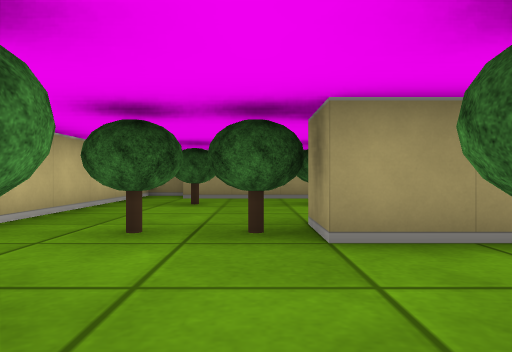
View 1 (above)

16 first-person views from a walk through a cub3D level. The camera is about half as high as the walls, looks level and sees 70° across. The floor is counted in squares. Each view is taken from the middle of a square. On the plan, view 1 faces up. The plan holds only what a view shows up to about 9 squares ahead; the rest is blank. The place goes on beyond the plan.

View 2
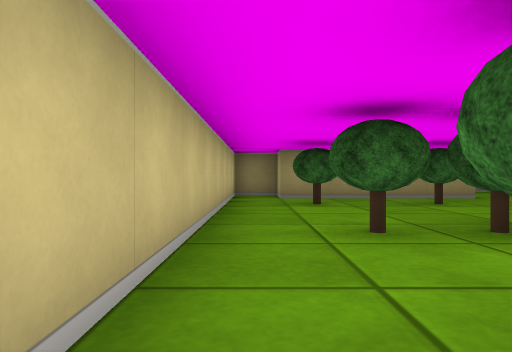

View 3
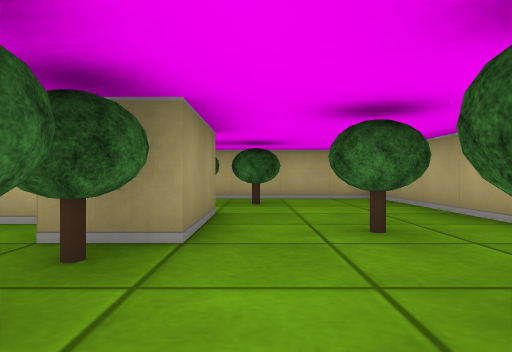

View 4
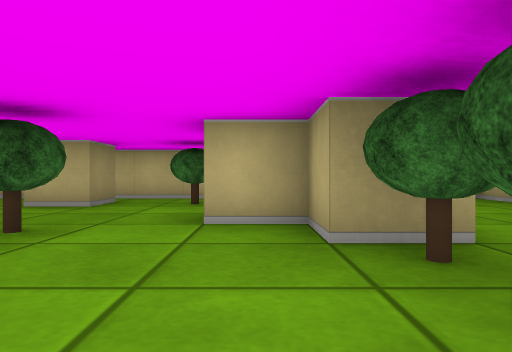

View 5
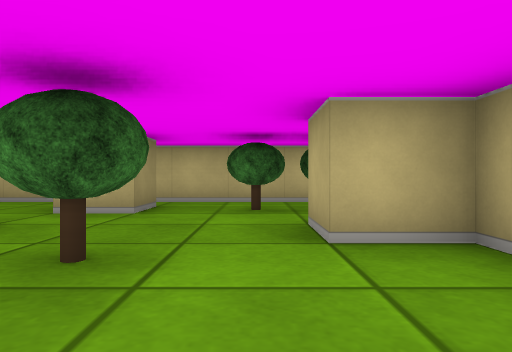

View 6
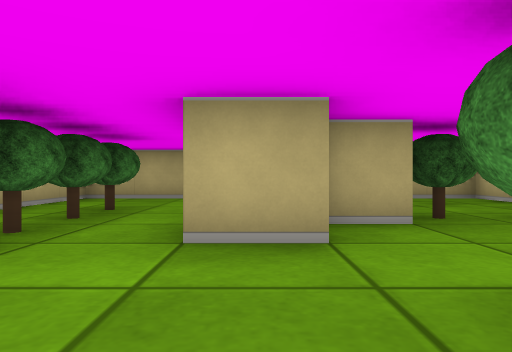

View 7
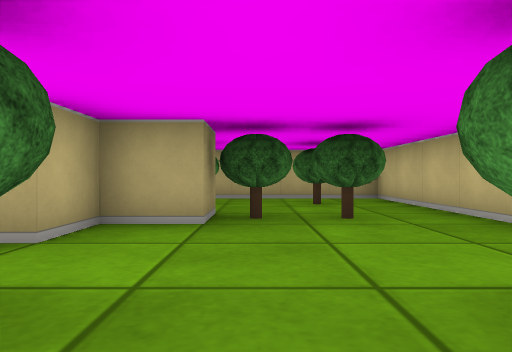

View 8
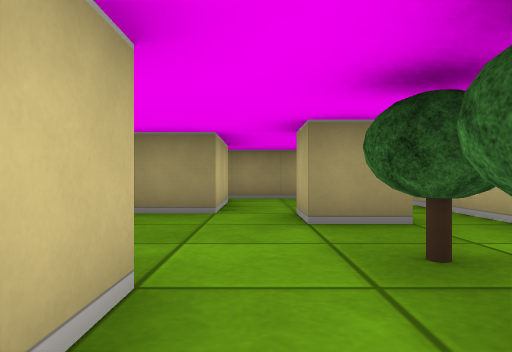

View 9
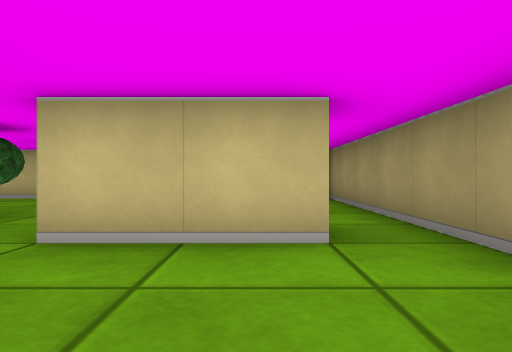

View 10
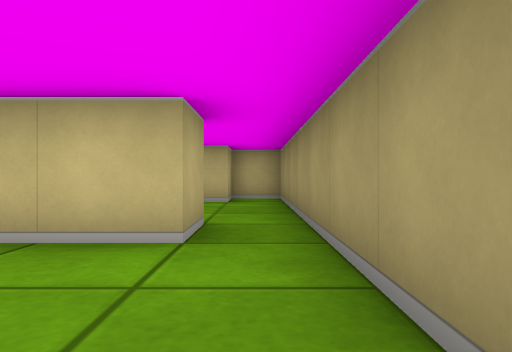

View 11
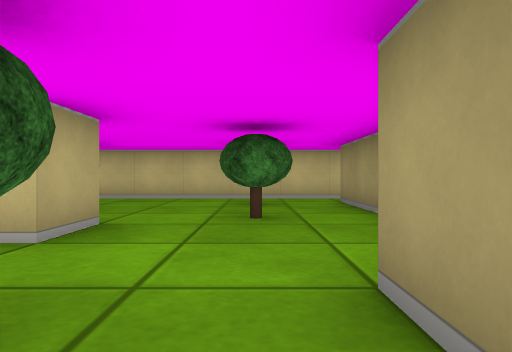

View 12
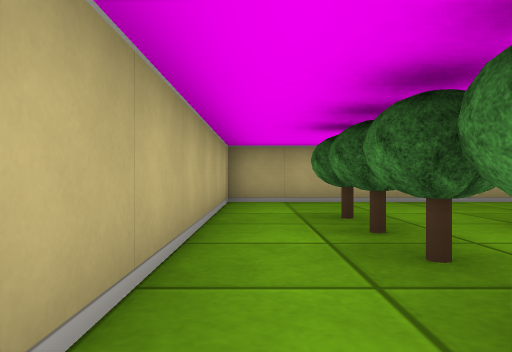

View 13
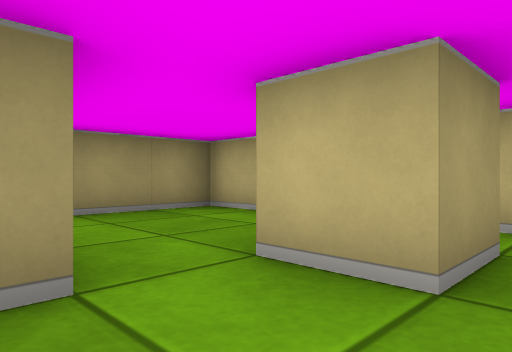

View 14
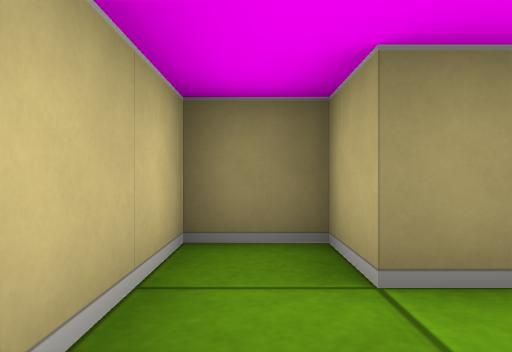

View 15
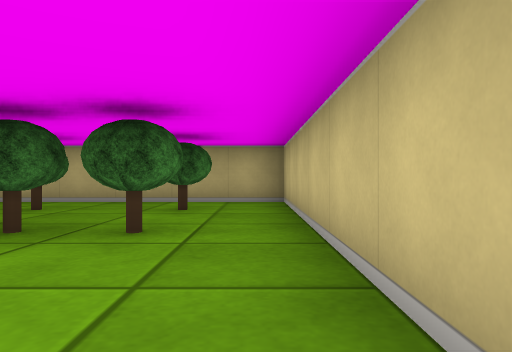

View 16
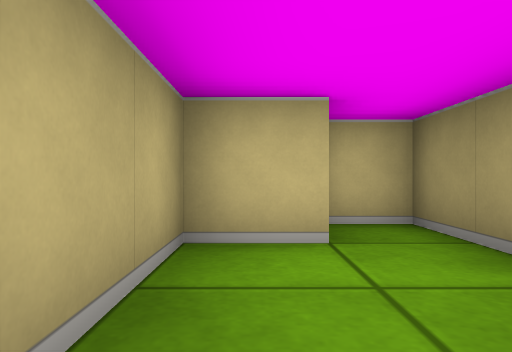

### Floor plan
Points are (right, up) in squares from view 1. A wall is a line through its corners. A room is listed if a view was taken in it or the views show most of it. See-through windows are left out.
Room 1 (views 1, 2, 3, 4, 5, 6, 7, 8, 9, 10, 11, 12, 13, 14, 15)
walls: (2.5, 2.5) (0.5, 2.5) (0.5, 3.5) (1.5, 3.5) (1.5, 4.5) (2.5, 4.5) (2.5, 3.6); (4.5, 6.5) (3.5, 6.5) (3.5, 7.5); (2.5, 9.5) (2.5, 7.5) (-1.5, 7.5) (-1.5, 8.5) (-2.5, 8.5) (-2.5, -0.5) (5.5, -0.5) (5.5, 10.5) (2.5, 10.5)
ways out: opening at (3, 10) to room 2
objects: tree (-1, 1); tree (-1, 3); tree (-1, 6); tree (0, 3); tree (1, 1); tree (1, 6); tree (4, 2); tree (4, 3); tree (4, 4); tree (4, 5)
Room 2 (view 16)
walls: (1.5, 9.5) (2.5, 9.5); (2.5, 10.5) (-2.5, 10.5) (-2.5, 9.5) (-1.5, 9.5) (-1.5, 8.5) (0.4, 8.5)
ways out: opening at (3, 10) to room 1

Positions as (right, up) in squares from view 1, and headings:
1: (0, 0), facing up
2: (-2, 0), facing up
3: (-2, 2), facing right
4: (-2, 4), facing right
5: (-1, 5), facing right
6: (2, 7), facing down
7: (0, 7), facing down
8: (3, 3), facing up
9: (5, 9), facing left
10: (5, 10), facing left
11: (5, 6), facing left
12: (5, 6), facing down
13: (2, 6), facing up-right
14: (-2, 6), facing up
15: (-2, 6), facing down
16: (1, 9), facing left
